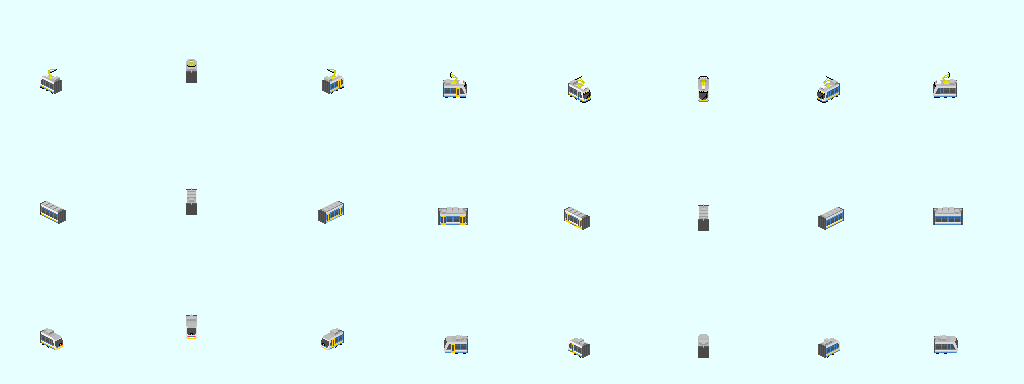
#> input picture tools/tramrender/src/dpo/ltm1008_astra_dpomodrozluta.png, 1024 x 384 px
$ python dpo_astra.py
#> lines starting #> are read from the running program, lines starting #| are printed output that depends on the picture; after the words box and inside, x2 and y2 are one past the last pixel; in counts of white or black regions, pixels touching at a corner belong together
### tools/tramrender/tramkit.py
"""Small helpers for editing existing pak128 tram sheets in place.

Two jobs, both on 1024 x (rows * 128) sheets with the (231, 255, 255) background:

* `roof_box`: put an extruded box (air-conditioning unit, equipment container)
  on a sprite's roof. The roof is found by its colour; a position along the car
  is a fraction of the roof's extent along the direction of travel in that view
  (0 = front end), the width a fraction of the roof's local width. The box is
  the roof footprint raised by `h` px: the visible sides keep the side colour,
  the top gets the top colour. Pantograph pixels are never painted over.
* `patch`: overlay small ASCII-art pixel patches (one character per pixel, a
  legend maps characters to colours, '.' = leave as is, ' ' = background).
* `preview`: full 128 px tiles at 1x and 3x (nearest) on a grass background,
  several sheets above one another for comparison.

Screen pixels per carunit of travel per view are those of tools/consist_preview.py.
"""
import os
import sys

import numpy as np
from PIL import Image, ImageDraw

sys.path.insert(0, os.path.join(os.path.dirname(os.path.abspath(__file__)), "..", "railrender"))
from railkit import safe  # noqa: E402  (special-colour guard shared with the rail renderers)

BG = (231, 255, 255)
DIRS = ["w", "nw", "n", "ne", "e", "se", "s", "sw"]
S2 = 2 ** 0.5
PER_CU = {"w": (-4, -2), "e": (4, 2), "n": (4, -2), "s": (-4, 2),
          "ne": (4 * S2, 0), "sw": (-4 * S2, 0), "nw": (0, -2 * S2), "se": (0, 2 * S2)}


def hexrgb(h):
    h = h.lstrip("#")
    return (int(h[0:2], 16), int(h[2:4], 16), int(h[4:6], 16))


def load(path):
    return np.array(Image.open(path).convert("RGB"))
#> returned value is the input picture: shape (384, 1024, 3); mean R, G, B 229, 252.5, 252.3


def save(arr, path):
    os.makedirs(os.path.dirname(path) or ".", exist_ok=True)
    Image.fromarray(arr.astype(np.uint8)).save(path)


def tile(sheet, row, col):
    """View (not copy) of one 128 x 128 cell."""
    return sheet[row * 128:(row + 1) * 128, col * 128:(col + 1) * 128]


def is_panto(px):
    """Pantograph pixels: the yellow arms of the DPO sheets and the black pan head."""
    r, g, b = int(px[0]), int(px[1]), int(px[2])
    yellow = r > 150 and g > 150 and b < 40 and abs(r - g) < 40
    return yellow or (r, g, b) == (0, 0, 0)


def roof_box(t, d, roof_cols, f0, f1, width, h, top, side, edge=None, protect=is_panto):
    """Raise a box of height h px on the roof of tile t (view d), in place.

    roof_cols: list of RGB tuples that make up the roof's top face.
    f0..f1: fractions of the roof length from the front end.
    width: fraction of the local roof width the box covers (centred).
    edge: optional colour for the lowest visible side row (a dark gutter line).
    """
    roof = np.zeros(t.shape[:2], bool)
    for c in roof_cols:
        roof |= np.all(t == np.array(c), axis=2)
    ys, xs = np.nonzero(roof)
    if len(xs) == 0:
        return
    du = np.array(PER_CU[d], float); du /= np.linalg.norm(du)
    dv = np.array(PER_CU[DIRS[(DIRS.index(d) + 2) % 8]], float); dv /= np.linalg.norm(dv)
    s = xs * du[0] + ys * du[1]
    a = xs * dv[0] + ys * dv[1]
    smax, smin = s.max(), s.min()
    f = (smax - s) / max(1e-6, smax - smin)
    sel = (f >= f0) & (f <= f1)
    if not sel.any():
        return
    # local centre and half width per 1-px slice along the car
    keep = np.zeros_like(sel)
    sl = np.round(s).astype(int)
    for k in np.unique(sl[sel]):
        m = sel & (sl == k)
        lo, hi = a[m].min(), a[m].max()
        c, hw = (lo + hi) / 2, (hi - lo) / 2 + 0.5
        keep |= m & (np.abs(a - c) <= hw * width + 1e-6)
    fy, fx = ys[keep], xs[keep]
    top, side = safe(top), safe(side)
    edge = safe(edge) if edge is not None else side
    out = t.copy()
    # sides: the footprint swept upwards
    for k in range(0, h):
        for y, x in zip(fy - k, fx):
            if 0 <= y < 128 and not protect(t[y, x]):
                out[y, x] = edge if k == 0 else side
    # top face
    for y, x in zip(fy - h, fx):
        if 0 <= y < 128 and not protect(t[y, x]):
            out[y, x] = top
    t[:] = out


# [10 lines left out: function patch, not called in this run]


KEEP_RAW = {(0x4D, 0x4D, 0x4D), (0x57, 0x65, 0x6F), (0xFF, 0xFF, 0x53), (0xFF, 0x21, 0x1D)}


# [40 lines left out: functions _grass, _on_grass, preview, not called in this run]

### tools/tramrender/dpo_trio.py
"""DPO Ostrava Inekon 01 Trio (T2001) sheet, derived from the Škoda 03T Astra
(LTM 10.08) sheet (TommPa9) that it has shared so far.

    python tools/tramrender/dpo_trio.py [--variant A|B] [--preview DIR]

The Astra sheet is read at run time (vehicle-tram/dpo/ltm1008_astra) and left
untouched; the result is written to vehicle-tram/dpo/t2001_trio. Only the front
end of the front section (row 0) changes; the middle section and the rear end
look the same on both types in the photos (1258 vs 1201 / 1212), so rows 1 and
2 are copied.

Differences from the photos (Commons: Trio 1255, 1256, 1258, 1259; Astra 1201,
1207, 1212), at the 7-11 px the face has here:

* Front mask: the Astra has a straight blue band under the windscreen with the
  headlights in it. The Trio has a blue crescent under the windscreen that dips
  to a point in the middle (logo), with the headlights in the white corners
  beside it.
* Cab roof: the Astra has a tall white louvred A/C box right at the front edge;
  the Trio a lower, light-grey fairing set further back.
* Variant B also: the windscreen leans back further and the nose bulges 1 px
  forward at bumper height (side views); the glass and roof corners are rounded
  (front view); the blue window band runs round the cab side window, where the
  Astra's cab side is white.

Doors, pantograph position and the side livery split behind the cab do not
differ visibly at this scale.
"""
import argparse
import os
import sys

import numpy as np

sys.path.insert(0, os.path.dirname(os.path.abspath(__file__)))
import tramkit as tk  # noqa: E402

ROOT = os.path.normpath(os.path.join(os.path.dirname(os.path.abspath(__file__)), "..", ".."))
ASTRA = os.path.join(ROOT, "vehicle-tram", "dpo", "ltm1008_astra", "sprites", "dpomodrozluta.png")
TRIO = os.path.join(ROOT, "vehicle-tram", "dpo", "t2001_trio", "sprites", "dpomodrozluta.png")

H = tk.hexrgb
BLUE, YELLOW, WHITE = H("4284C5"), H("FFCE08"), H("EFEFEF")
LAMP = H("FFFF53")
UNIT_TOP, UNIT_SIDE = (226, 228, 230), (160, 163, 166)
AC_COLS = {H("F7F7F7"), H("EFEFEF"), H("848484"), H("7B7B7B")}
ROOF_COLS = [H("B5B5B5"), H("BDBDBD"), H("C5C5C5"), H("ADADAD")]
# Astra A/C unit bounding box per view (x0, y0, x1, y1, exclusive), row 0
AC_BOX = {0: (44, 73, 49, 77), 1: (62, 60, 65, 62), 2: (79, 73, 82, 77), 3: (75, 80, 80, 84),
          4: (69, 86, 75, 90), 5: (62, 86, 65, 90), 6: (53, 86, 59, 90), 7: (40, 80, 45, 84)}


def erase_ac(t, col):
    """Paint the Astra A/C pixels with the neighbouring roof colour."""
    x0, y0, x1, y1 = AC_BOX[col]
    m = np.zeros(t.shape[:2], bool)
    for y in range(y0, y1):
        for x in range(x0, x1):
            m[y, x] = tuple(int(v) for v in t[y, x]) in AC_COLS
    src = t.copy()
    for y, x in zip(*np.nonzero(m)):
        best = None
        for dist in range(1, 8):
            for dx, dy in ((0, dist), (-dist, 0), (dist, 0), (0, -dist)):
                yy, xx = y + dy, x + dx
                if 0 <= yy < 128 and 0 <= xx < 128 and not m[yy, xx]:
                    c = tuple(int(v) for v in src[yy, xx])
                    if c in ROOF_COLS:
                        best = c
                        break
            if best:
                break
        t[y, x] = best or ROOF_COLS[0]


def put(t, pts, col):
    for x, y in pts:
        t[y, x] = tk.safe(col) if col not in tk.KEEP_RAW else col


def trio_face(t, xs, lv1, lamps, point):
    """Levels 2 (lamp row) and 3 (glass bottom) of a front face.

    xs: face columns left to right; lv1: {x: y of the yellow band};
    lamps: the headlight columns; point: the columns of the crescent's point
    (blue on the lamp row). Level 3 is blue between white corners."""
    xl, xr = xs[0], xs[-1]
    for x in xs:
        y2, y3 = lv1[x] - 1, lv1[x] - 2
        t[y3, x] = WHITE if x in (xl, xr) else BLUE
        t[y2, x] = LAMP if x in lamps else BLUE if x in point else WHITE


def variant_a(t, col):
    erase_ac(t, col)
    tk.roof_box(t, tk.DIRS[col], ROOF_COLS, 0.10, 0.40, 0.75, 2, UNIT_TOP, UNIT_SIDE)
    if col == 5:    # se: front view, face x58..68, yellow band at y 100
        xs = list(range(59, 68))
        trio_face(t, xs, {x: 100 for x in xs}, (60, 66), (62, 63, 64))
    elif col == 6:  # s: face x49..55, band steps down to the right
        xs = list(range(49, 56))
        trio_face(t, xs, {x: 97 + (x - 48) // 2 for x in xs}, (49, 55), (51, 52, 53))
    elif col == 4:  # e: face x72..78, band steps up to the right
        xs = list(range(72, 79))
        trio_face(t, xs, {x: 100 - (x - 72) // 2 for x in xs}, (72, 78), (74, 75, 76))
    elif col == 3:  # ne side view, front column x82
        put(t, [(82, 92), (82, 93), (81, 93)], BLUE)
        put(t, [(82, 94)], WHITE)
    elif col == 7:  # sw side view, front column x37
        put(t, [(37, 92), (37, 93), (38, 93)], BLUE)
        put(t, [(37, 94)], WHITE)


# [20 lines left out: function variant_b, not called in this run]


def build(variant):
    sh = tk.load(ASTRA).copy()
    for col in range(8):
        t = tk.tile(sh, 0, col)
        (variant_a if variant == "A" else variant_b)(t, col)
    return sh


# [17 lines left out: function main, not called in this run]


# [2 lines that do not run on import are left out]

### tools/railrender/railkit.py
"""Rail vehicle kit on top of render.py (orthographic pak128 box raycaster).

Model coordinates (per consist): u = carunits BEHIND the consist front (0 = nose
of the lead vehicle), v = lateral carunits (+v = right-hand side in the travel
direction), z = height in "model px" above the rail head (w-view pixels).

pak128.cs rail art is not isometrically consistent: heights are drawn ~18 %
taller in the ne/sw views than in the other views (measured on CD Bmz241, OBB railjet Bmpz, OBB 1216, DB 642).
KZ reproduces that so our vehicles match natives side by side.

Lighting (measured on the same natives): the south-facing side (w/e views) is
the full colour, the south-east-facing side (ne/sw views) ~0.87, the
east-facing side (n/s views) ~0.72; roofs keep their own colour.

Front anchor (screen position of u=0, v=0, z=0 of the vehicle being drawn),
calibrated to the native Bmz241 / 1216 / 642 front edges: Simutrans anchors
every vehicle at its front, so the anchor does not depend on the length.
"""
import math
import numpy as np
from render import Box, render as _render, DIRS, back_vec, frame, T, local_to_screen

KZ = {"w": 1.0, "e": 1.0, "n": 1.0, "s": 1.0, "nw": 1.0, "se": 1.0, "ne": 1.18, "sw": 1.18}
# Native coach fit (colfit.py vs CD_Bmz241_t, all 8 views within 1 px):
# half width W = 0.92 cu, side wall z 0..10 (incl. underframe), roof cap +0.8
# inset 0.2, body length ~ L - 0.2 cu.
W_STD = 0.92
H_SIDE = 10.0
H_CAP = 0.8


# ------------------------------------------------------------------ colours
def rgb(h):
    return ((h >> 16) & 255, (h >> 8) & 255, h & 255)


SPECIAL = {
    0x244B67, 0x395E7C, 0x4C7191, 0x6084A7, 0x7497BD, 0x88ABD3, 0x9CBEE9, 0xB0D2FF,
    0x7B5803, 0x8E6F04, 0xA18605, 0xB49D07, 0xC6B408, 0xD9CB0A, 0xECE20B, 0xFFF90D,
    0x57656F, 0x7F9BF1, 0xFFFF53, 0xFF211D, 0x01DD01, 0x6B6B6B, 0x9B9B9B, 0xB3B3B3,
    0xC9C9C9, 0xDFDFDF, 0xE3E3FF, 0xC1B1D1, 0x4D4D4D, 0xFF017F, 0x0101FF,
}
GLASS = (0x4D, 0x4D, 0x4D)       # special 28: lit at night (loaded image)
GLASS_HI = (0x57, 0x65, 0x6F)    # special 16: lit, lighter
HEAD = (0xFF, 0xFF, 0x53)        # special: headlight, always on
TAIL = (0xFF, 0x21, 0x1D)        # special: tail light, always on
KEEP = {0x4D4D4D, 0x57656F, 0xFFFF53, 0xFF211D}


def safe(c):
    """Nudge a colour off the special table (one blue step)."""
    c = tuple(int(max(0, min(255, round(x)))) for x in c)
    h = (c[0] << 16) | (c[1] << 8) | c[2]
    if h in SPECIAL and h not in KEEP:
        c = (c[0], c[1], c[2] + 1 if c[2] < 255 else c[2] - 1)
    return c


# [15 lines left out: function face_factor, not called in this run]


class Paint:
    """A paint colour: sides use face_factor, tops use `top` (default = base)."""
    # [10 lines left out: functions __init__, at, not called in this run]


class Lit:
    """A colour that must not be shaded (glass specials, lamps)."""
    def __init__(self, c):
        self.c = c

    def at(self, d, face):
        return self.c


def P(x):
    """Resolve a paint spec (Paint / Lit / tuple) for a face."""
    return x


# ------------------------------------------------------------------ geometry
class Part:
    """An axis-aligned box of the model. mat(face, u, v, z, d) -> Paint/Lit/RGB."""
    # [30 lines left out: functions __init__, _resolve, render_view, not called in this run]


# Front anchors (u=0,v=0,z=0 of the drawn vehicle) in SOURCE-sheet pixels,
# i.e. before makeobj's rail image offset (0,4) that the build applies
# (image_offset default). Calibrated on the pak128.CS source PNGs
# CD_Bmz241_t / railjet_Bmpz-1 / obb_1216 (front edge + bottom edge).
ANCHOR = {"w": (43.0, 79.0), "nw": (63.5, 69.0), "n": (85.0, 79.0), "ne": (83.5, 91.0),
          "e": (75.0, 95.0), "se": (63.5, 99.0), "s": (53.0, 95.0), "sw": (37.5, 91.0)}


# [89 lines left out: functions vehicle_tile, bbox, calibrate, save_rows, slices, bogie and 1 more, not called in this run]


def roof_box(u0, u1, owner, zr, h=1.0, hw=0.55, paint=None):
    paint = paint or Paint(0x6A6E72, top=0x7A7E82)
    return Part(u0, u1, -hw, hw, zr, zr + h, lambda *a: paint, owner)


def gangway(u, owner, half=0.12, W=W_STD, z0=1.5, z1=9.0, paint=None):
    paint = paint or Paint(0x26282A)
    return Part(u - half, u + half, -W + 0.25, W - 0.25, z0, z1, lambda *a: paint, owner)


# [30 lines left out: function preview, not called in this run]

### tools/tramrender/dpo_astra.py
"""DPO Ostrava Škoda 03T Astra (Inekon LTM 10.08) sheet, patched from TommPa9's
drawing, and the Inekon 01 Trio derived from it.

    python tools/tramrender/dpo_astra.py [--preview DIR]

Reads the frozen upstream sheet tools/tramrender/src/dpo/ltm1008_astra_dpomodrozluta.png
(TommPa9, as extracted from the CZ tram pak), writes
vehicle-tram/dpo/ltm1008_astra/sprites/dpomodrozluta.png, then regenerates the
Trio (vehicle-tram/dpo/t2001_trio) with tools/tramrender/dpo_trio.py, which reads
the Astra sheet from disk: running dpo_trio.py afterwards gives the same Trio.
Change the fixes here and regenerate, never edit the PNGs.

Fixes (audit 2026-10-19; photos on Commons: 03T Astra 1201 left side, 1206 right
side, 1207 from above, 1209 right side; Trio 1258 / 1259):

* Roof equipment boxes: on the photos the containers behind the pantograph, on
  the middle section and on the rear section are dark grey metal (1207 from
  above, 1201 / 1206 against the sky), standing on a light grey roof. TommPa9
  drew them in the roof's light greys. Every box pixel above the cant line
  (box top C5C5C5, faces ADADAD / 9C9C9C, shadow 848484; plus the BDBDBD top
  of the low box by the rear joint, BOX_TOP_EXTRA) is recoloured one-for-one
  into a dark olive-grey ramp (BOX_MAP), so his box shapes and light / shade
  steps stay. The roof plane (B5B5B5, BDBDBD), the far roof edge (8C8C8C), the
  roof caps over the joints (C5C5C5 over 949494, 7B7B7B) and the white A/C
  unit over the cab stay as they are.
  dpo_trio.py places the Trio's light-grey cab fairing (the owner's pick) by
  fractions of the row-0 roof extent, measured on the roof colours (C5C5C5 and
  ADADAD among them). So the front-most and rear-most roof pixels of each
  row-0 view keep a roof colour (a box corner there becomes roof plane
  B5B5B5, 4 px in all): the Trio's fairing lands exactly where it was, and the
  Trio differs from the previous one only where the Astra sheet changed.
* Cab glass: the windscreen and the driver's side window were on the lit-window
  specials 4D4D4D / 57656F, so the cab lit up at night with passengers aboard.
  They are nudged one step off (4D4D4E / 57656E): identical by day, never lit.
  Passenger windows, door glass and the rear window keep the specials. The
  cab regions per view are in CAB (the driver's side window is the first bay
  behind the windscreen, per 1201 left and 1206 right).
* Rear section door: checked against 1206 and 1209 (right side; Olomouc Trio
  205 agrees): the rear section reads, from the tail, narrow window, door,
  wide window, window. The n, ne and e views of row 2 already show exactly
  that (one window bay behind the door), so the door stays where TommPa9 put
  it.
"""
import argparse
import os
import sys

import numpy as np
from PIL import Image, ImageDraw

HERE = os.path.dirname(os.path.abspath(__file__))
sys.path.insert(0, HERE)
import tramkit as tk  # noqa: E402

ROOT = os.path.normpath(os.path.join(HERE, "..", ".."))
BASE = os.path.join(HERE, "src", "dpo", "ltm1008_astra_dpomodrozluta.png")
ASTRA = os.path.join(ROOT, "vehicle-tram", "dpo", "ltm1008_astra", "sprites", "dpomodrozluta.png")
TRIO = os.path.join(ROOT, "vehicle-tram", "dpo", "t2001_trio", "sprites", "dpomodrozluta.png")


def hx(h):
    return (h >> 16) & 255, (h >> 8) & 255, h & 255


# TommPa9's light box greys -> dark olive-grey metal, step for step (top lightest).
BOX_MAP = {
    0xC5C5C5: 0x70726C,   # box top
    0xADADAD: 0x5E605A,   # lit side face
    0x9C9C9C: 0x51534D,   # shaded face
    0x848484: 0x41433D,   # shadow side
}
# The lower box next to the joint on the rear section has a BDBDBD top in the
# ne / sw / se / nw views (its sides are box colours); those pixels, per
# (row, col), get the dark box top too.
BOX_TOP_EXTRA = {
    (2, 3): [(78, 80), (79, 80), (78, 81), (79, 81)],
    (2, 7): [(42, 80), (43, 80), (42, 81), (43, 81)],
    (2, 5): [(x, 86) for x in range(60, 67)],
    (2, 1): [(x, 60) for x in range(60, 67)],
}
# Colours that start the car body below the roof in a pixel column (cant, window
# band, doors, lower body): box colours under them are body, not roof.
STOP = {0x4284C5, 0x4D4D4D, 0x57656F, 0xFFCE08, 0xE6E6E6, 0xD6D6D6, 0xEFEFEF,
        0xF7F7F7, 0xCECECE, 0x006BD6, 0x52ADFF, 0x84BDFF, 0x5AADFF}
# Row-0 white A/C unit over the cab (dpo_trio.AC_BOX): never a box, never a stop.
AC_BOX = {0: (44, 73, 49, 77), 1: (62, 60, 65, 62), 2: (79, 73, 82, 77), 3: (75, 80, 80, 84),
          4: (69, 86, 75, 90), 5: (62, 86, 65, 90), 6: (53, 86, 59, 90), 7: (40, 80, 45, 84)}

# Cab glass per row-0 view, (x0, y0, x1, y1) exclusive: the driver's side window
# (left side w / s / sw: the first bay behind the windscreen; right side n / ne /
# e: the bay between the front door and the windscreen) and the windscreen
# (front face, se / e / s, and its edge in ne / sw).
CAB = {
    0: [(41, 77, 43, 86)],
    2: [(85, 77, 87, 87)],
    3: [(76, 85, 80, 95), (81, 82, 83, 94)],
    4: [(68, 89, 70, 99), (71, 90, 79, 101)],
    5: [(59, 90, 68, 100)],
    6: [(49, 90, 57, 100), (58, 89, 60, 99)],
    7: [(37, 82, 39, 94), (40, 86, 44, 95)],
}
PLAIN = {0x4D4D4D: 0x4D4D4E, 0x57656F: 0x57656E}


def hexarr(t):
    t = t.astype(np.int64)
    return (t[..., 0] << 16) | (t[..., 1] << 8) | t[..., 2]


def box_mask(t, row, col):
    v = hexarr(t)
    cand = np.isin(v, list(BOX_MAP))
    stop = np.isin(v, list(STOP))
    if row == 0:
        x0, y0, x1, y1 = AC_BOX[col]
        cand[y0:y1, x0:x1] = False
        stop[y0:y1, x0:x1] = False
    for x in range(128):
        ys = np.nonzero(stop[:, x])[0]
        if len(ys):
            cand[ys[0]:, x] = False
    # Lone 2-3 px runs at the ends of the roof are the roof caps over the
    # joints (C5C5C5 above the 949494 gangway roof), not boxes.
    cand = _drop_small(cand, 3)
    if row == 0:
        cand &= ~_roof_ends(t, col)
    return cand


# dpo_trio.py places the Trio's cab fairing by fractions of the row-0 roof
# extent, the roof being every pixel in these colours (dpo_trio.ROOF_COLS).
TRIO_ROOF = {0xB5B5B5, 0xBDBDBD, 0xC5C5C5, 0xADADAD}


def _roof_ends(t, col):
    """The row-0 roof pixels at the front-most and rear-most position along
    the car. They keep their colour so dpo_trio.py measures the same roof
    extent and lands the Trio's fairing where it was (the rear-most one is a
    corner pixel of the box behind the pantograph in the w / e / s views)."""
    v = hexarr(t)
    roof = np.isin(v, list(TRIO_ROOF))
    ys, xs = np.nonzero(roof)
    du = np.array(tk.PER_CU[tk.DIRS[col]], float)
    du /= np.linalg.norm(du)
    s = xs * du[0] + ys * du[1]
    keep = np.zeros(t.shape[:2], bool)
    ends = np.isclose(s, s.min()) | np.isclose(s, s.max())
    keep[ys[ends], xs[ends]] = True
    return keep


def _drop_small(m, nmax):
    seen = np.zeros_like(m)
    out = m.copy()
    for y, x in zip(*np.nonzero(m)):
        if seen[y, x]:
            continue
        stack, pts = [(y, x)], []
        seen[y, x] = True
        while stack:
            cy, cx = stack.pop()
            pts.append((cy, cx))
            for dy in (-1, 0, 1):
                for dx in (-1, 0, 1):
                    ny, nx = cy + dy, cx + dx
                    if 0 <= ny < 128 and 0 <= nx < 128 and m[ny, nx] and not seen[ny, nx]:
                        seen[ny, nx] = True
                        stack.append((ny, nx))
        if len(pts) <= nmax:
            for cy, cx in pts:
                out[cy, cx] = False
    return out


def darken_boxes(t, row, col):
    m = box_mask(t, row, col)
    v = hexarr(t)
    if row == 0:
        # a box corner that is also the end of the roof becomes roof plane
        ends = _roof_ends(t, col) & np.isin(v, list(BOX_MAP))
        t[ends] = hx(0xB5B5B5)
    for src, dst in BOX_MAP.items():
        sel = m & (v == src)
        t[sel] = tk.safe(hx(dst))
    for x, y in BOX_TOP_EXTRA.get((row, col), []):
        assert v[y, x] == 0xBDBDBD, (row, col, x, y)
        t[y, x] = tk.safe(hx(BOX_MAP[0xC5C5C5]))


def plain_cab(t, col):
    v = hexarr(t)
    for x0, y0, x1, y1 in CAB.get(col, []):
        for src, dst in PLAIN.items():
            sub = v[y0:y1, x0:x1] == src
            t[y0:y1, x0:x1][sub] = hx(dst)


def build():
    sh = tk.load(BASE).copy()
    for row in range(3):
        for col in range(8):
            t = tk.tile(sh, row, col)
            darken_boxes(t, row, col)
            if row == 0:
                plain_cab(t, col)
#> this loop made 3 passes
#> pass 1, in hexarr, `t = t.astype(np.int64)`:
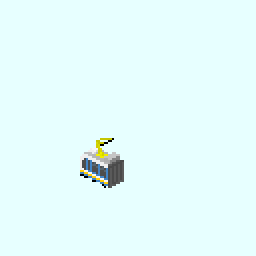
#> t: shape (128, 128, 3) int64 (shown 2 times larger); mean of channels 0, 1, 2 228.9, 252.5, 252.1; drawn as R, G, B
#> pass 1, in box_mask, `v = hexarr(t)`:
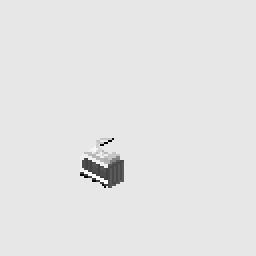
#> v: shape (128, 128) int64 (shown 2 times larger); min 0, max 16764424, mean 15066013.1; drawn with min black and max white
#> pass 1, in box_mask, `cand = np.isin(v, list(BOX_MAP))`:
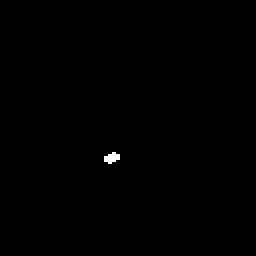
#> cand: shape (128, 128) bool (shown 2 times larger); 0.2% white; 1 white region, box (x1, y1, x2, y2) and area: (52, 76, 60, 82) 32
#> (the rest of the program and of its run is left out)
